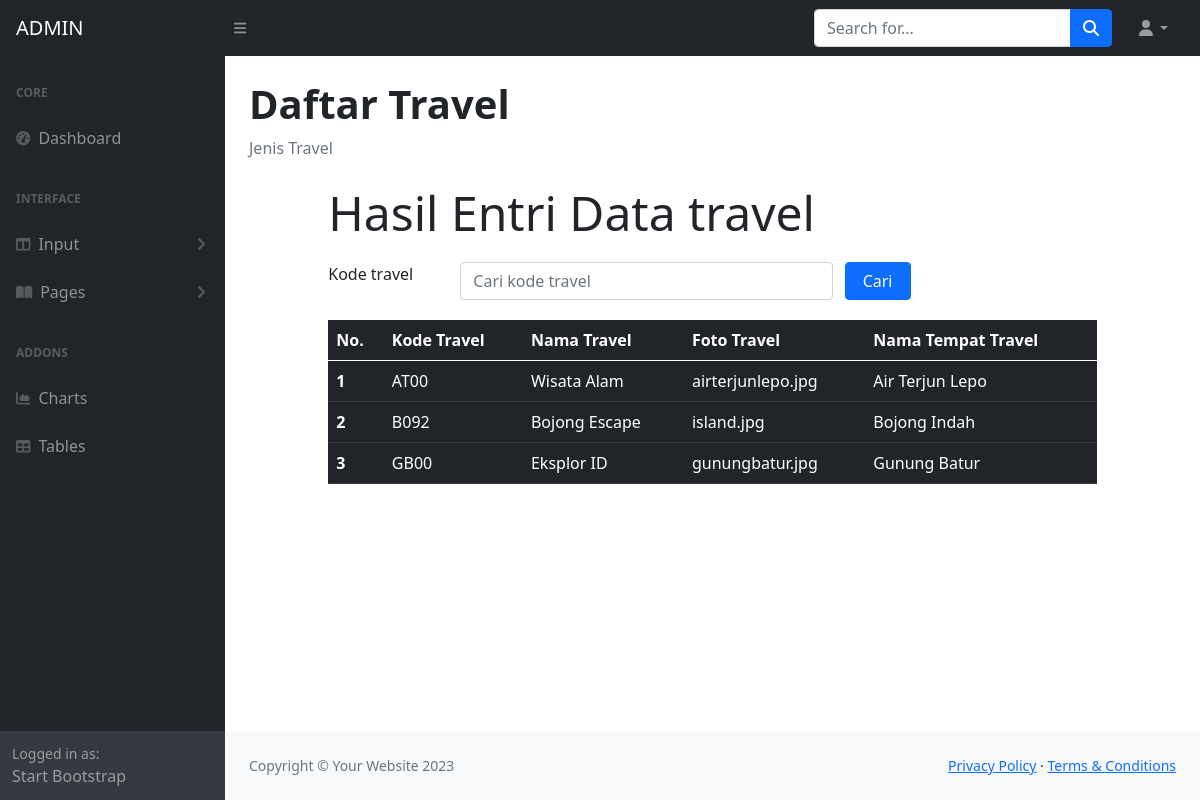
/ADMIN/d-daftartravel.php, run on the app's committed database.
### tables this page shows
CREATE TABLE `travel` (
  `travelKODE` char(4) NOT NULL,
  `travelNAMA` char(120) NOT NULL,
  `travelFILE` char(120) NOT NULL,
  `tempatNAMA` char(225) NOT NULL
);

### ADMIN/daftartravel.php (the view, shortened to what this page needs)
<!doctype html>
<html>
<?php
    include 'include/config.php';
?>
<head>
    <link rel="stylesheet" type="text/css" href="css/bootstrap.min.css">
    <link rel="stylesheet" type="text/css" href="https://cdnjs.cloudflare.com/ajax/libs/select2/4.0.13/css/select2.min.css">
    <link rel="stylesheet" href="https://cdn.jsdelivr.net/npm/bootstrap-icons@1.10.2/font/bootstrap-icons.css">
</head>
<body>
    <div class="row">
        <div class="col-sm-1"> </div>
        <div class="col-sm-10">
            <h2 class=display-5> Hasil Entri Data travel</h2>
            <form method = "POST">
                <div class = "formgroup row mb-2" style="margin-top: 20px;">
                    <label for = "search" class = "col-sm-2">Kode travel</label>
                    <div class = "col-sm-6">
                        <input type ="text" name ="search" class = "form-control" id = "search" value = "<?php if
                        (isset($_POST["search"])) {echo $_POST ["search"];}?>"    placeholder = "Cari kode travel">
                    </div>
                    <input type ="submit" name = "kirim" value = "Cari" class = "col-sm-1 btn btn-primary">
                </div>
            </form>
            <table class="table table-hover table-dark" style="margin-top: 20px;">
            <thead>
    <tr>
      <th scope="col">No.</th>
      <th scope="col">Kode Travel</th>
      <th scope="col">Nama Travel</th>
      <th scope="col">Foto Travel</th>
      <th scope="col">Nama Tempat Travel</th>
    </tr>
  </thead>
                <tbody>
                    <?php
                        if (isset ($_POST["kirim"])){
                            $search = $_POST["search"];
                            $query = mysqli_query($connection, "select travel.* from travel where travelNAMA like '%".$search."%' ");
                        }
                        else {
                            $query = mysqli_query($connection, "select travel.* from travel");
                        }
                        $nomor = 1;
                        while($row = mysqli_fetch_array($query)) {
                    ?>
<tr>
      <th><?php echo $nomor;?></th>
      <td><?php echo $row['travelKODE'];?></td>
      <td><?php echo $row['travelNAMA'];?></td>
      <td><?php echo $row['travelFILE'];?></td>
      <td><?php echo $row['tempatNAMA'];?></td>
                    </tr>
                    <?php $nomor = $nomor + 1; ?>
                    <?php
                        }
                    ?>
                </tbody>
            </table>
        </div>
    </div>
</body>
</html>

### data on the page
travel: travelKODE "AT00", travelNAMA "Wisata Alam", travelFILE "airterjunlepo.jpg", tempatNAMA "Air Terjun Lepo"
travel: travelKODE "B092", travelNAMA "Bojong Escape", travelFILE "island.jpg", tempatNAMA "Bojong Indah"
travel: travelKODE "GB00", travelNAMA "Eksplor ID", travelFILE "gunungbatur.jpg", tempatNAMA "Gunung Batur"
